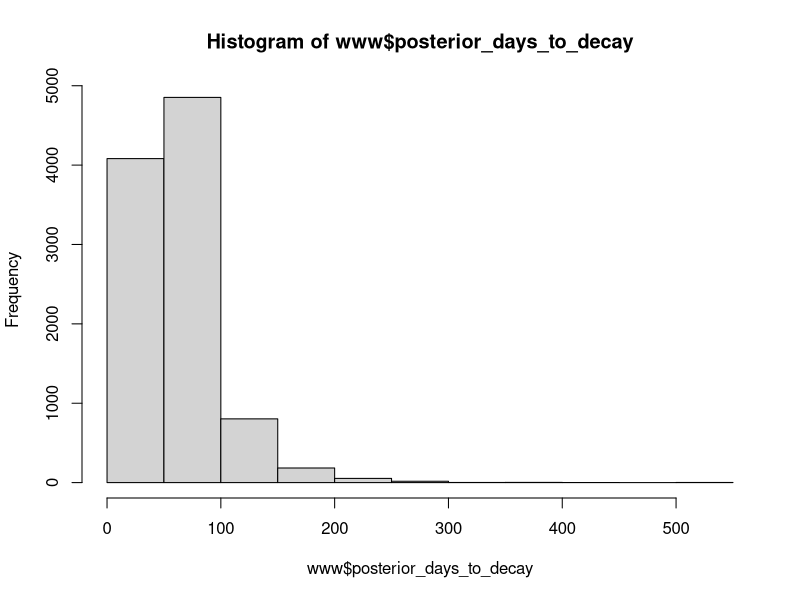
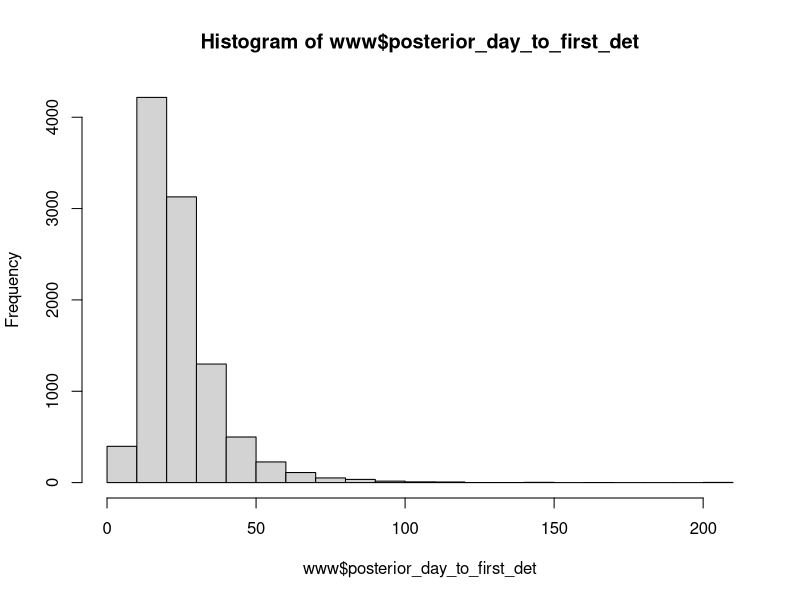

Write the R code that produced these figures, in order.
Days_reduce_occu = function(n_det, # data, number of detected days
                            n_cameradays, # number of camera days to detect n_dets
                            decay_from = 0.99, # prior probability for occupancy
                            decay_to = 0.05, # probability of occupancy required
                            alpha = 0.5,
                            beta = 0.5 , # the prior distribution of detection probability, used beta
                            n_sample = 10000, # number of posterior sampels wanted
                            CI = 0.95 # CI for first detect
                            ){
  posterior_p = rbeta(n_sample,alpha+n_det,beta+(n_cameradays-n_det))
  
  posterior_days_to_decay = sapply(posterior_p,function(p,decay_from,decay_to){
    ceiling( min(uniroot(function(x,p,decay_from,decay_to){
      (decay_from*(1-p)^x)/((decay_from*(1-p)^x)+1-decay_from)-decay_to # solve the equation to get time needed
    },c( 1, 1e5),p,decay_from,decay_to)$root))
  },decay_from,decay_to) # solve for t for every posterior sample of p
  
  posterior_day_to_first_det = sapply(posterior_p,function(p,CI){
    qgeom(CI,p) # find CIth quantile of geometric distribution
  },CI)
  
  return(data.frame(posterior_days_to_decay=posterior_days_to_decay,
                    posterior_day_to_first_det = posterior_day_to_first_det ))
  
}

www = Days_reduce_occu(5,40)
hist(www$posterior_days_to_decay)
hist(www$posterior_day_to_first_det)